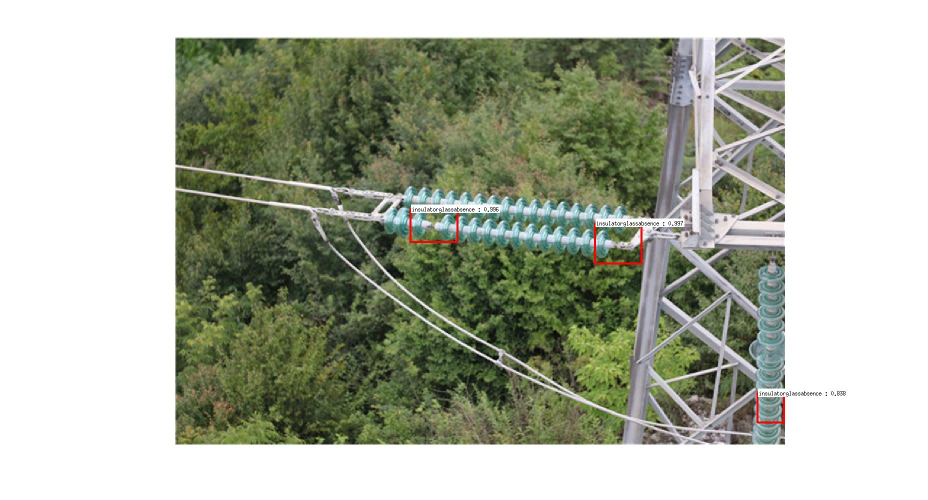
%> input picture elec_data/detection/2_1.jpg, 1855 x 999 px (shown at 1/2 size)
$ octave --eval "wire_defect(imread('../elec_data/detection/2_1.jpg'));"   (GNU Octave 9; MATLAB toolbox functions it lacks are replaced by stand-ins)
%> lines starting %> are read from the running program, lines starting %| are printed output that depends on the picture
function wire_defect(img)

[h,w,c]=size(img);
%> h = 999; w = 1855; c = 3
im_h = h*0.5;im_w = w*0.5;
%> after `im_h = h*0.5`: im_h = 499.5
%> after `im_w = w*0.5`: im_w = 927.5
p_h = im_h*0.08;p_w = im_w*0.08;
%> after `p_h = im_h*0.08`: p_h = 39.96
%> after `p_w = im_w*0.08`: p_w = 74.2
img= imresize(img,[im_h,im_w],'bicubic');
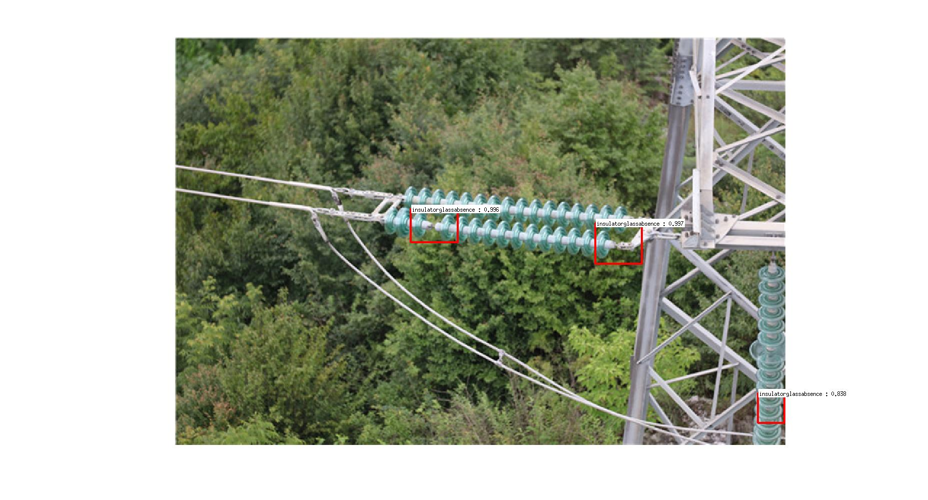
%> img: size 500x928x3 uint8; mean R, G, B 173.9, 179.1, 163.5
threold_min=100;
threold_max=200;
im_gray = double(rgb2gray(img));
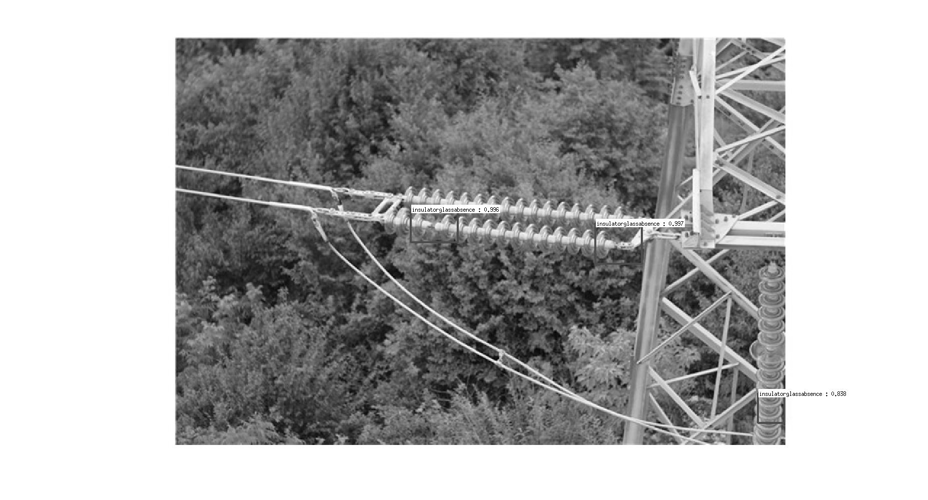
%> im_gray: size 500x928 double; min 4, max 255, mean 175.8
    %im_gray = histeq(im_gray1);
    %im_gray = adapthisteq(im_gray1);
%> (the run ends here)

$ run again, on elec_data/detection/2_2.jpg
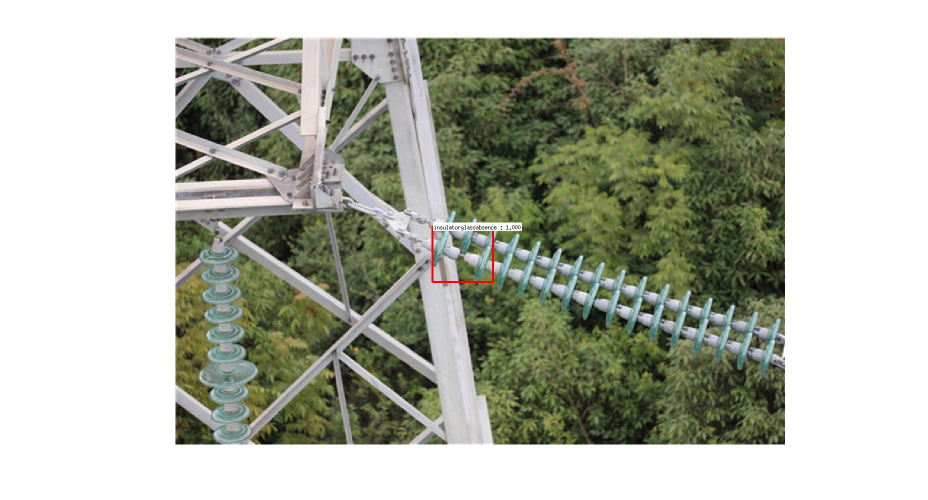
%> input picture elec_data/detection/2_2.jpg, 1855 x 999 px (shown at 1/2 size)
%> in wire_defect, `img= imresize(img,[im_h,im_w],'bicubic');`:
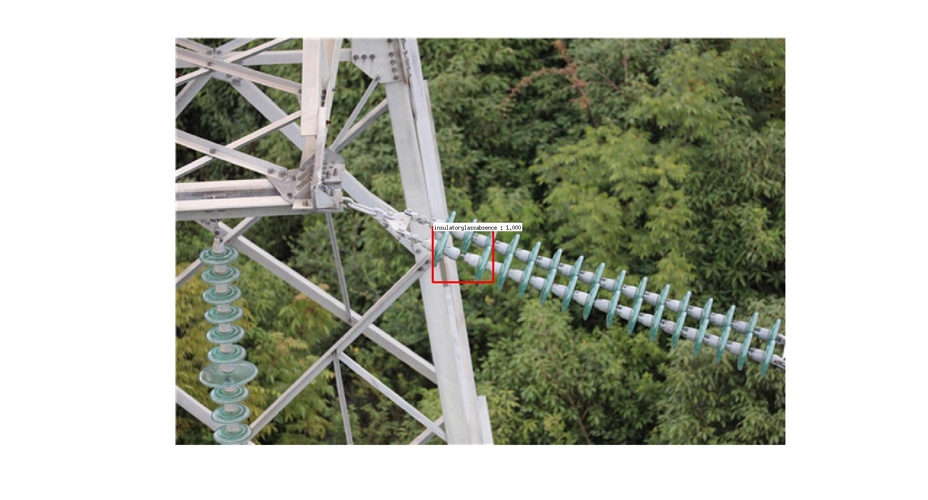
%> img: size 500x928x3 uint8; mean R, G, B 175.7, 179.4, 166
%> in wire_defect, `im_gray = double(rgb2gray(img));`:
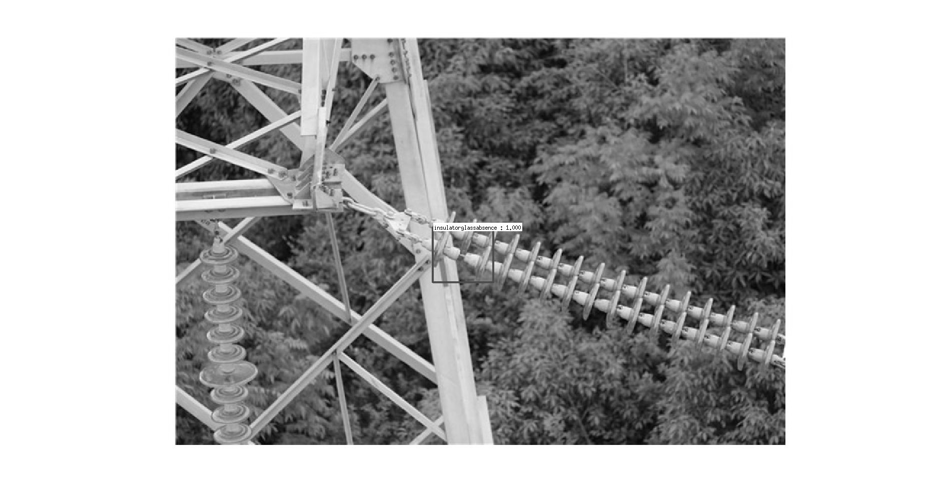
%> im_gray: size 500x928 double; min 0, max 255, mean 176.8

$ run again, on elec_data/detection/2_3.jpg
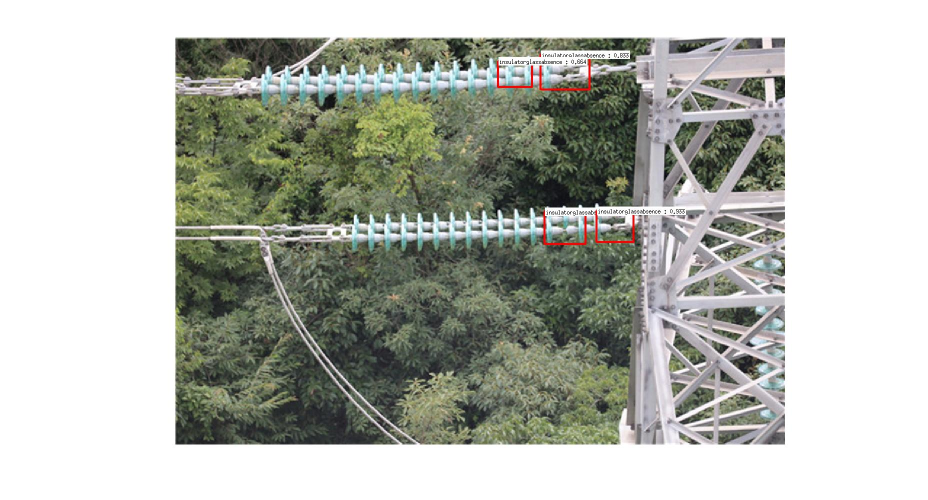
%> input picture elec_data/detection/2_3.jpg, 1855 x 999 px (shown at 1/2 size)
%> in wire_defect, `img= imresize(img,[im_h,im_w],'bicubic');`:
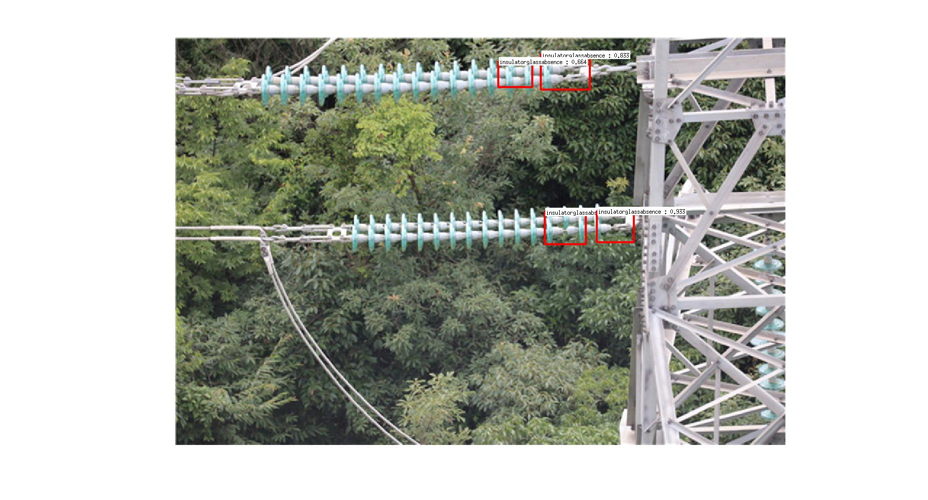
%> img: size 500x928x3 uint8; mean R, G, B 181, 183.8, 176
%> in wire_defect, `im_gray = double(rgb2gray(img));`:
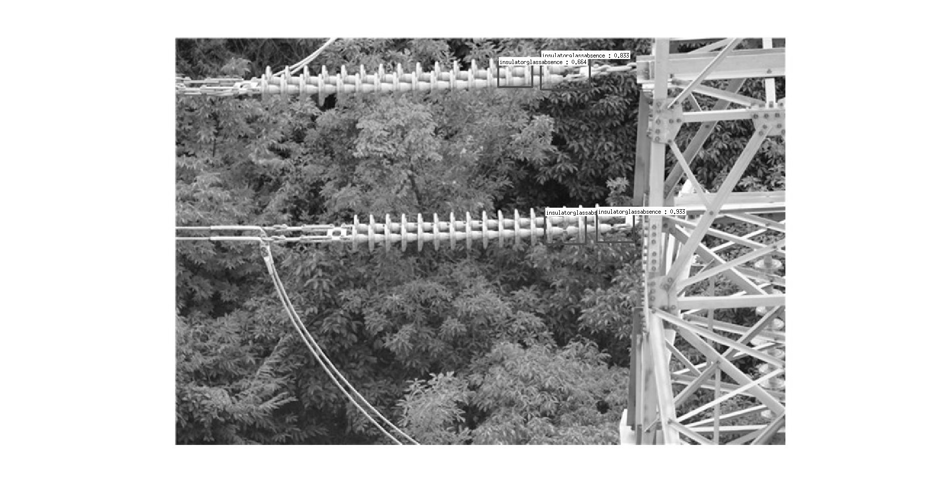
%> im_gray: size 500x928 double; min 2, max 255, mean 182.1

$ run again, on elec_data/detection/2_4.jpg
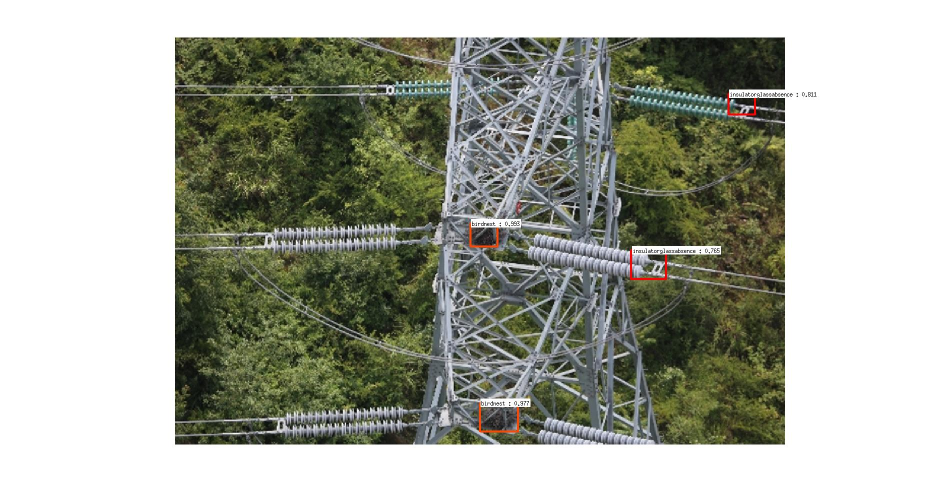
%> input picture elec_data/detection/2_4.jpg, 1855 x 999 px (shown at 1/2 size)
%> in wire_defect, `img= imresize(img,[im_h,im_w],'bicubic');`:
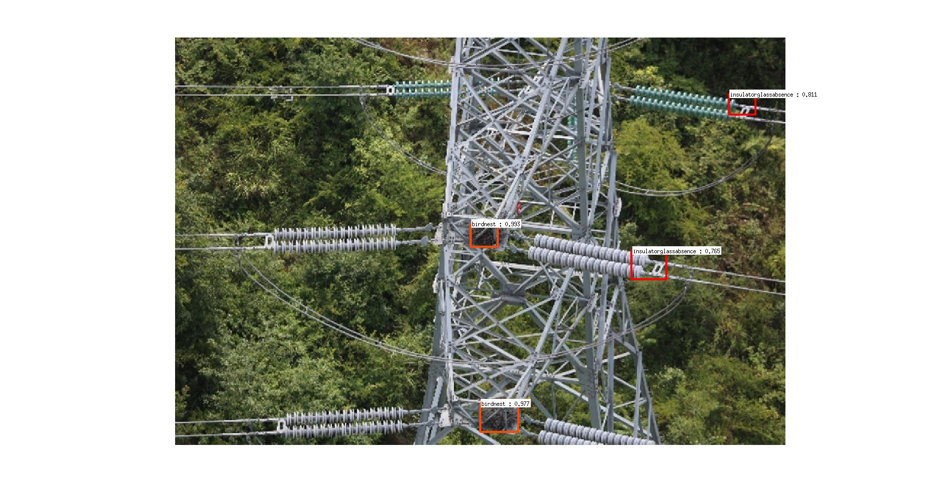
%> img: size 500x928x3 uint8; mean R, G, B 166.2, 169, 157.8
%> in wire_defect, `im_gray = double(rgb2gray(img));`:
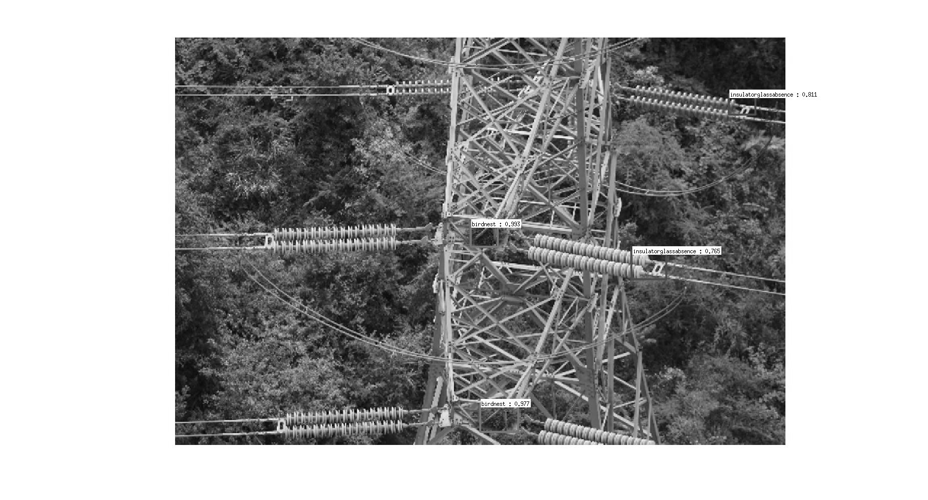
%> im_gray: size 500x928 double; min 1, max 255, mean 166.9
